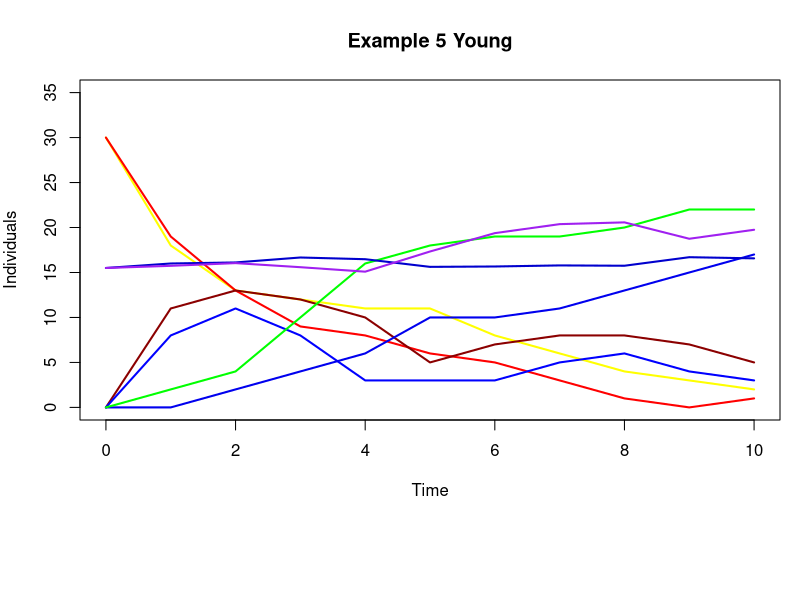
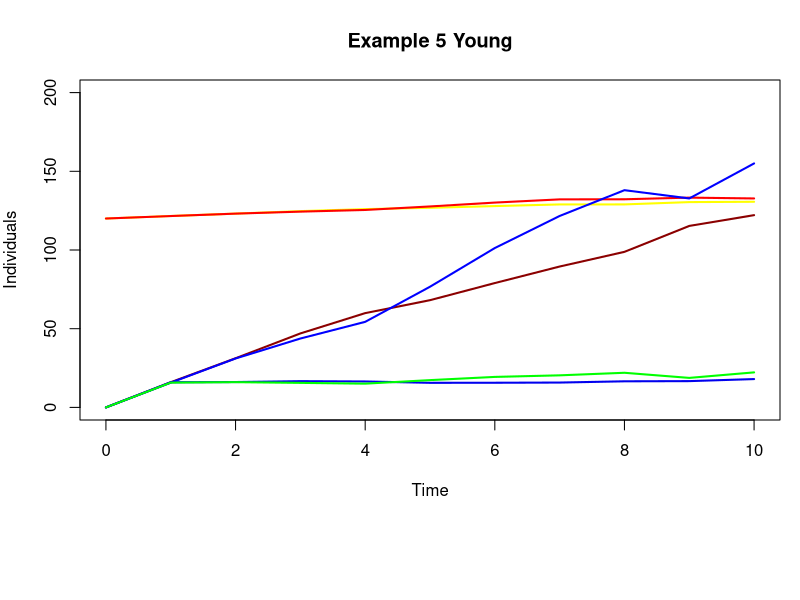
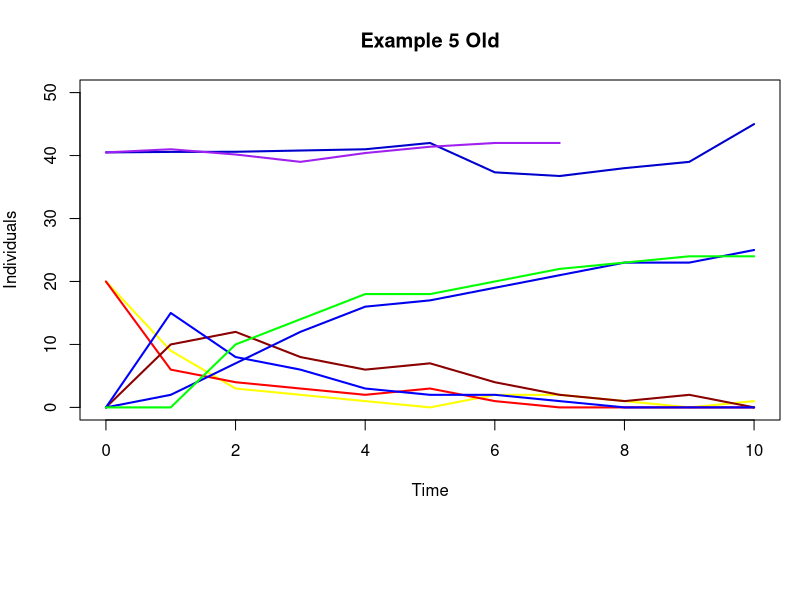
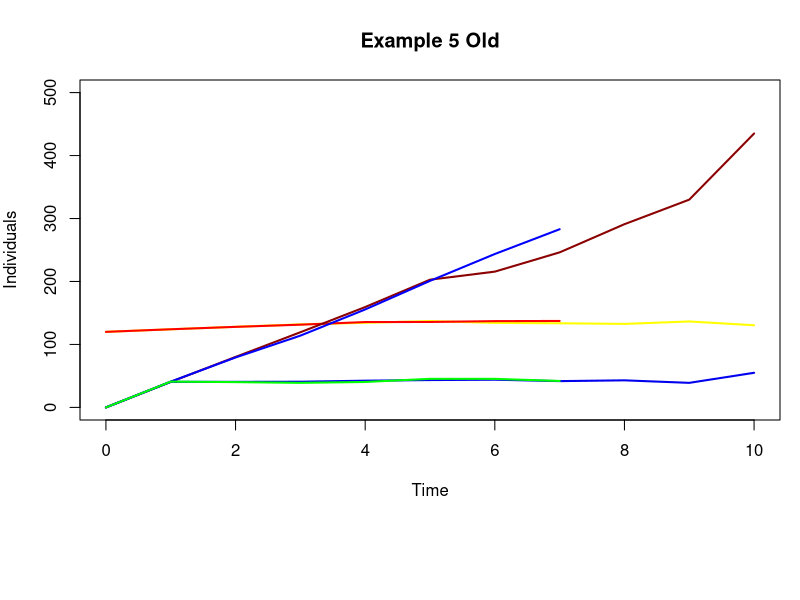

The R source for these figures, in order:
#*******************************************************************************
#  
# This file is part of iBioSim. Please visit <http://www.async.ece.utah.edu/ibiosim>
# for the latest version of iBioSim.
#
# Copyright (C) 2017 University of Utah
#
# This library is free software; you can redistribute it and/or modify it
# under the terms of the Apache License. A copy of the license agreement is provided
# in the file named "LICENSE.txt" included with this software distribution
# and also available online at <http://www.async.ece.utah.edu/ibiosim/License>.
#  
#*******************************************************************************

year=0:10
young<-30
data <- read.table("Example5.csv", header=TRUE, sep=",")

##
young_health_female_count <- rep(0, 11)
young_sick_female_count <- rep(0, 11)
young_dead_female_count <- rep(0,11)
young_age_female_sum <- rep(0,11)
young_health_male_count <- rep(0, 11)
young_sick_male_count <- rep(0, 11)
young_dead_male_count <- rep(0, 11)
young_age_male_sum <- rep(0, 11)

##
young_bp_male_sum <- rep(0, 11)
young_bp_female_sum <- rep(0, 11)
young_cost_male_sum <- rep(0, 11)
young_cost_female_sum <- rep(0, 11)
young_cost_year_male_sum <- rep(0, 11)
young_cost_year_female_sum <- rep(0, 11)

##
old_health_female_count <- rep(0, 11)
old_sick_female_count <- rep(0, 11)
old_dead_female_count <- rep(0,11)
old_age_female_sum <- rep(0,11)
old_health_male_count <- rep(0, 11)
old_sick_male_count <- rep(0, 11)
old_dead_male_count <- rep(0, 11)
old_age_male_sum <- rep(0, 11)

##
old_bp_male_sum <- rep(0, 11)
old_bp_female_sum <- rep(0, 11)
old_cost_male_sum <- rep(0, 11)
old_cost_female_sum <- rep(0, 11)
old_cost_year_male_sum <- rep(0, 11)
old_cost_year_female_sum <- rep(0, 11)
##

for(i in 0:99)
{
  inst <- data[,paste("InstructionNumber",i,sep="_")]
  sex <- data[,paste("Male",i,sep="_")]
  interesting_inst_male = which(inst == 0.1 & sex == 1)
  interesting_inst_female = which(inst == 0.1 & sex == 0)
  if(length(interesting_inst_male) > 0)
  {
    dead <- data[interesting_inst_male,paste("Dead",i,sep="_")]
    health <- data[interesting_inst_male,paste("Healthy",i,sep="_")]
    sick  <- data[interesting_inst_male,paste("Sick",i,sep="_")]
    time <-  data[interesting_inst_male,paste("Time",i,sep="_")]
    age <-  data[interesting_inst_male,paste("Age",i,sep="_")]
    bp <-  data[interesting_inst_male,paste("BP",i,sep="_")]
    cost <-  data[interesting_inst_male,paste("Cost",i,sep="_")]
    cost_year <-  data[interesting_inst_male,paste("CostThisYear",i,sep="_")]
    
    young_health_male_count[time+1] = young_health_male_count[time+1] + health*(age<=young)
    young_dead_male_count[time+1] = young_dead_male_count[time+1] + dead*(age<=young)
    young_sick_male_count[time+1] = young_sick_male_count[time+1] + sick*(age<=young)
    young_age_male_sum[time+1] = young_age_male_sum[time+1] + age*(health[time+1]+sick[time+1])*(age<=young)
    
    young_bp_male_sum[time+1] = young_bp_male_sum[time+1]+bp*(health[time+1]+sick[time+1])*(age<=young)
    young_cost_male_sum[time+1] = young_cost_male_sum[time+1]+cost*(health[time+1]+sick[time+1])*(age<=young)
    young_cost_year_male_sum[time+1] = young_cost_year_male_sum[time+1]+cost_year*(health[time+1]+sick[time+1])*(age<=young)
    
    old_health_male_count[time+1] = old_health_male_count[time+1] + health*(age>young)
    old_dead_male_count[time+1] = old_dead_male_count[time+1] + dead*(age>young)
    old_sick_male_count[time+1] = old_sick_male_count[time+1] + sick*(age>young)
    old_age_male_sum[time+1] = old_age_male_sum[time+1] + age*(health[time+1]+sick[time+1])*(age>young)
    
    old_bp_male_sum[time+1] = old_bp_male_sum[time+1]+bp*(health[time+1]+sick[time+1])*(age>young)
    old_cost_male_sum[time+1] = old_cost_male_sum[time+1]+cost*(health[time+1]+sick[time+1])*(age>young)
    old_cost_year_male_sum[time+1] = old_cost_year_male_sum[time+1]+cost_year*(health[time+1]+sick[time+1])*(age>young)
    
    }
  else if(length(interesting_inst_female) > 0)
  {
    dead <- data[interesting_inst_female,paste("Dead",i,sep="_")]
    health <- data[interesting_inst_female,paste("Healthy",i,sep="_")]
    sick  <- data[interesting_inst_female,paste("Sick",i,sep="_")]
    time <-  data[interesting_inst_female,paste("Time",i,sep="_")]
    age <-  data[interesting_inst_female,paste("Age",i,sep="_")]
    bp <-  data[interesting_inst_female,paste("BP",i,sep="_")]
    cost <-  data[interesting_inst_female,paste("Cost",i,sep="_")]
    cost_year <-  data[interesting_inst_female,paste("CostThisYear",i,sep="_")]
    
    young_health_female_count[time+1] = young_health_female_count[time+1] + health*(age<=young)
    young_dead_female_count[time+1] =young_dead_female_count[time+1] + dead*(age<=young)
    young_sick_female_count[time+1] = young_sick_female_count[time+1] + sick*(age<=young)
    young_age_female_sum[time+1] = young_age_female_sum[time+1] + age*(health[time+1]+sick[time+1])*(age<=young)
    
    young_bp_female_sum[time+1] = young_bp_female_sum[time+1]+bp*(health[time+1]+sick[time+1])*(age<=young)
    young_cost_female_sum[time+1] = young_cost_female_sum[time+1]+cost*(health[time+1]+sick[time+1])*(age<=young)
    young_cost_year_female_sum[time+1] = young_cost_year_female_sum[time+1]+cost_year*(health[time+1]+sick[time+1])*(age<=young)
    
    
    old_health_female_count[time+1] = old_health_female_count[time+1] + health*(age>young)
    old_dead_female_count[time+1] = old_dead_female_count[time+1] + dead*(age>young)
    old_sick_female_count[time+1] = old_sick_female_count[time+1] + sick*(age>young)
    old_age_female_sum[time+1] = old_age_female_sum[time+1] + age*(health[time+1]+sick[time+1])*(age>young)
  
    old_bp_female_sum[time+1] = old_bp_female_sum[time+1]+bp*(health[time+1]+sick[time+1])*(age>young)
    old_cost_female_sum[time+1] = old_cost_female_sum[time+1]+cost*(health[time+1]+sick[time+1])*(age>young)
    old_cost_year_female_sum[time+1] = old_cost_year_female_sum[time+1]+cost_year*(health[time+1]+sick[time+1])*(age>young)
    
    }
  
}


old_male_count = old_sick_male_count+old_health_male_count
old_female_count=old_sick_female_count+old_health_female_count

young_male_count = young_sick_male_count+young_health_male_count
young_female_count=young_sick_female_count+young_health_female_count


young_dead_male_count <- cumsum(young_dead_male_count)
young_dead_female_count <- cumsum(young_dead_female_count)

old_dead_male_count <- cumsum(old_dead_male_count)
old_dead_female_count <- cumsum(old_dead_female_count)

young_age_female_average <- young_age_female_sum/young_female_count
young_age_male_average <- young_age_male_sum/young_male_count

old_age_female_average <- old_age_female_sum/old_female_count
old_age_male_average <- old_age_male_sum/old_male_count


young_bp_female_average <- young_bp_female_sum/young_female_count
young_bp_male_average <- young_bp_male_sum/young_male_count

young_cost_female_average <- young_cost_female_sum/young_female_count
young_cost_male_average <- young_cost_male_sum/young_male_count

young_cost_year_female_average <- young_cost_year_female_sum/young_female_count
young_cost_year_male_average <- young_cost_year_male_sum/young_male_count


old_bp_female_average <- old_bp_female_sum/old_female_count
old_bp_male_average <- old_bp_male_sum/old_male_count

old_cost_female_average <- old_cost_female_sum/old_female_count
old_cost_male_average <- old_cost_male_sum/old_male_count

old_cost_year_female_average <- old_cost_year_female_sum/old_female_count
old_cost_year_male_average <- old_cost_year_male_sum/old_male_count

colors = c(  "yellow", "red", "dark red", "blue1", "blue2", "green1", "blue3", "purple")

par(mar = c(9,4,4,1))
# Lines reordered alternating F,M groupd by Healthy, Sick, Dead, Age
plot(year, young_health_female_count, type='l', col=colors[1],lwd=2, main='Example 5 Young', ylab='Individuals', xlab = 'Time', ylim=c(0,35))
lines(year, young_health_male_count, type='l', col=colors[2], lwd=2)
lines(year, young_sick_female_count, type='l', col=colors[3],lwd=2)
lines(year, young_sick_male_count, type='l', col=colors[4],lwd=2)
lines(year, young_dead_female_count, type='l', col=colors[5],lwd=2)
lines(year, young_dead_male_count, type='l', col=colors[6],lwd=2)
lines(year, young_age_female_average, type='l', col=colors[7],lwd=2)
lines(year, young_age_male_average, type='l', col=colors[8],lwd=2)
legend('bottom', legend=c( 'Healthy F', 'Healthy M','Sick F', 'Sick M','Dead F','Dead M', 'Avg Age F',   'Avg Age M'), col=colors,inset=c(0,-0.9), lwd=2,ncol=4,xpd = TRUE,lty=1)


par(mar = c(9,4,4,1))
# Lines reordered alternating F,M groupd by BP, Cost, Costyear
plot(year, young_bp_female_average, type='l', col=colors[1], main='Example 5 Young', ylab='Individuals', xlab = 'Time', ylim=c(0,200),lwd=2)
lines(year, young_bp_male_average, type='l', col=colors[2], lwd=2)
lines(year, young_cost_female_average, type='l', col=colors[3],lwd=2)
lines(year, young_cost_male_average, type='l', col=colors[4],lwd=2)
lines(year, young_cost_year_female_average, type='l', col=colors[5],lwd=2)
lines(year, young_cost_year_male_average, type='l', col=colors[6],lwd=2)
legend('bottom', legend=c( 'Avg BP F', 'Avg BP M','Avg Cost F', 'Avg Cost M','Avg CostThisYear F','Avg CostThisYear M'), col=colors,inset=c(0,-0.9), lwd=2,ncol=3,xpd = TRUE,lty=1)


par(mar = c(9,4,4,1))
# Lines reordered alternating F,M groupd by Healthy, Sick, Dead, Age
plot(year, old_health_female_count, type='l', col=colors[1],main='Example 5 Old', ylab='Individuals', xlab = 'Time', ylim=c(0,50), lwd=2)
lines(year, old_health_male_count, type='l', col=colors[2], lwd=2)
lines(year, old_sick_female_count, type='l', col=colors[3],lwd=2)
lines(year, old_sick_male_count, type='l', col=colors[4],lwd=2)
lines(year, old_dead_female_count, type='l', col=colors[5],lwd=2)
lines(year, old_dead_male_count, type='l', col=colors[6],lwd=2)
lines(year, old_age_female_average, type='l', col=colors[7],lwd=2)
lines(year, old_age_male_average, type='l', col=colors[8],lwd=2)
legend('bottom', legend=c( 'Healthy F', 'Healthy M','Sick F', 'Sick M','Dead F','Dead M', 'Avg Age F',   'Avg Age M'), col=colors,inset=c(0,-0.9), lwd=2,ncol=4,xpd = TRUE,lty=1)


par(mar = c(9,4,4,1))
plot(year, old_bp_female_average, type='l', col=colors[1],main='Example 5 Old', ylab='Individuals', xlab = 'Time', ylim=c(0,500), lwd=2)
lines(year, old_bp_male_average, type='l', col=colors[2], lwd=2)
lines(year, old_cost_female_average, type='l', col=colors[3],lwd=2)
lines(year, old_cost_male_average, type='l', col=colors[4],lwd=2)
lines(year, old_cost_year_female_average, type='l', col=colors[5],lwd=2)
lines(year, old_cost_year_male_average, type='l', col=colors[6],lwd=2)
legend('bottom', legend=c( 'Avg BP F', 'Avg BP M','Avg Cost F', 'Avg Cost M','Avg CostThisYear F','Avg CostThisYear M'), col=colors,inset=c(0,-0.9), lwd=2,ncol=3,xpd = TRUE,lty=1)


